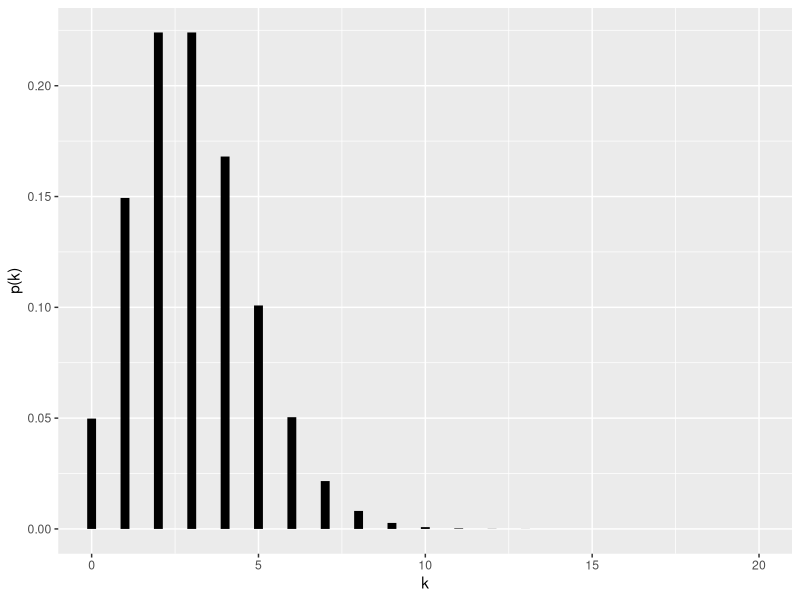
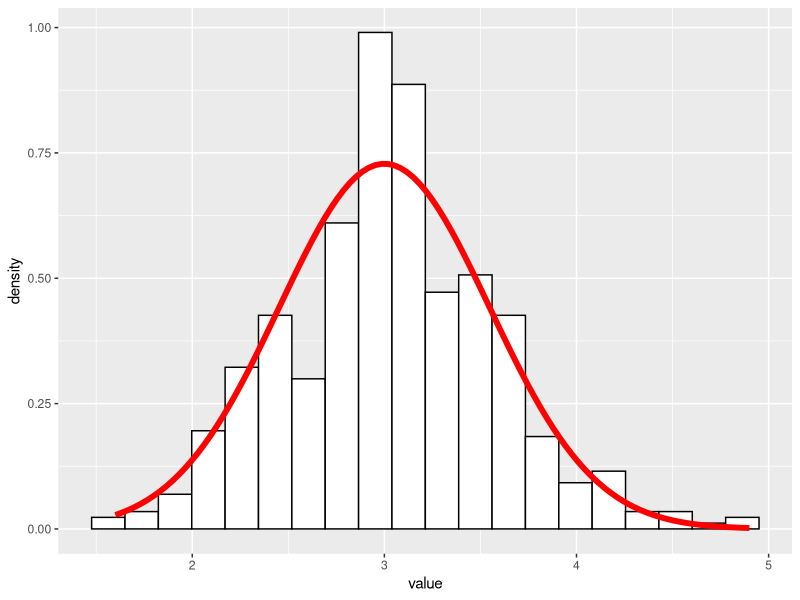
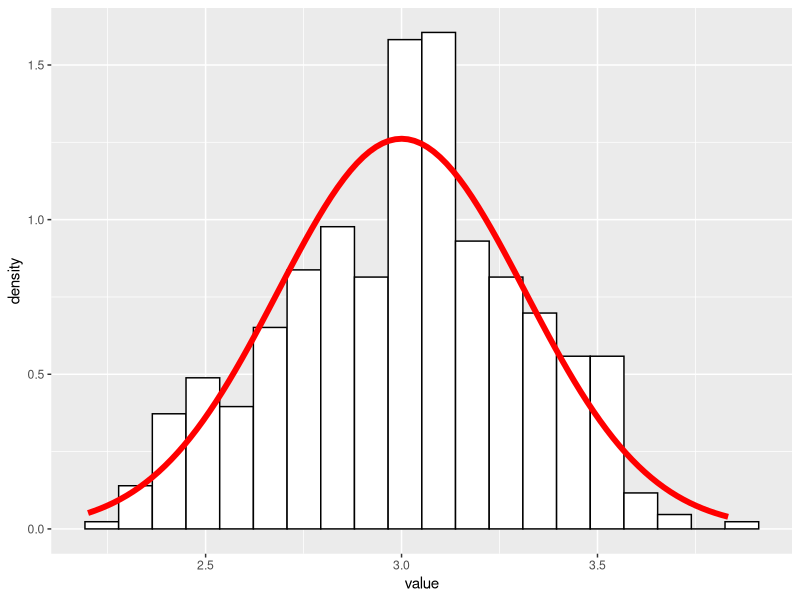
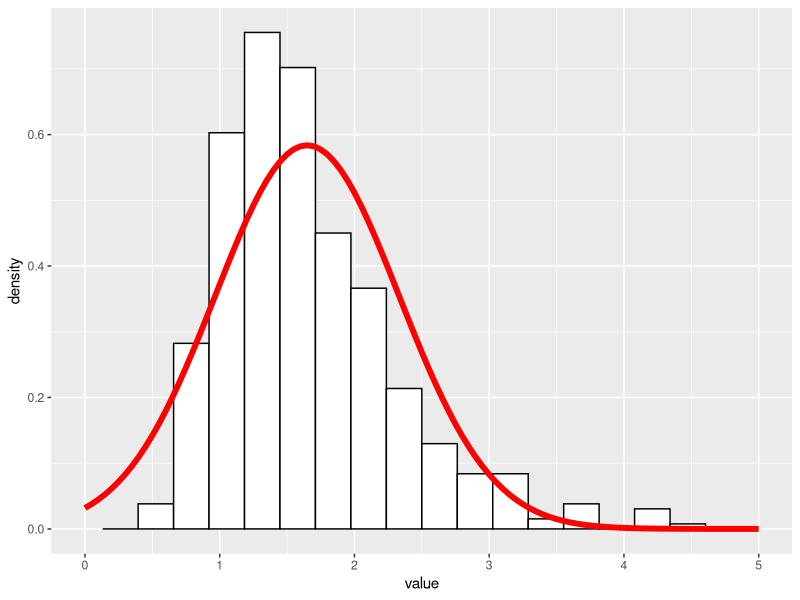
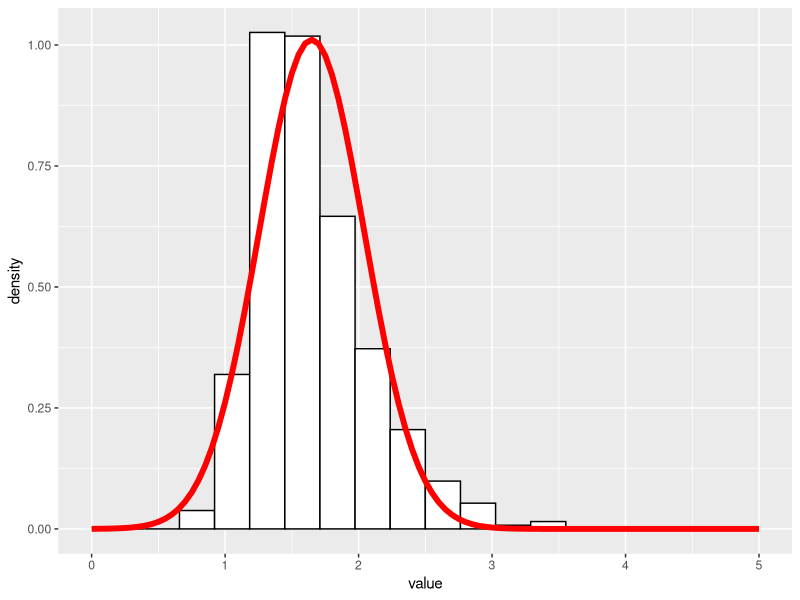
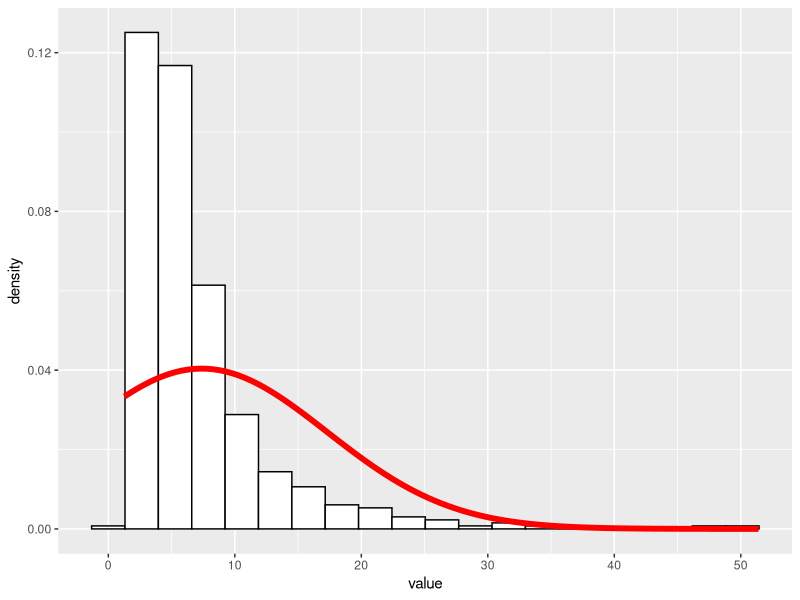
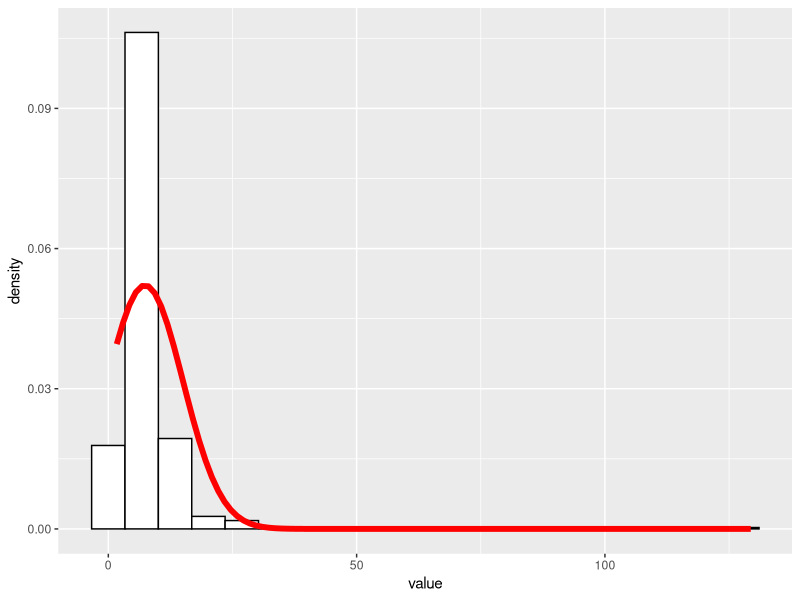
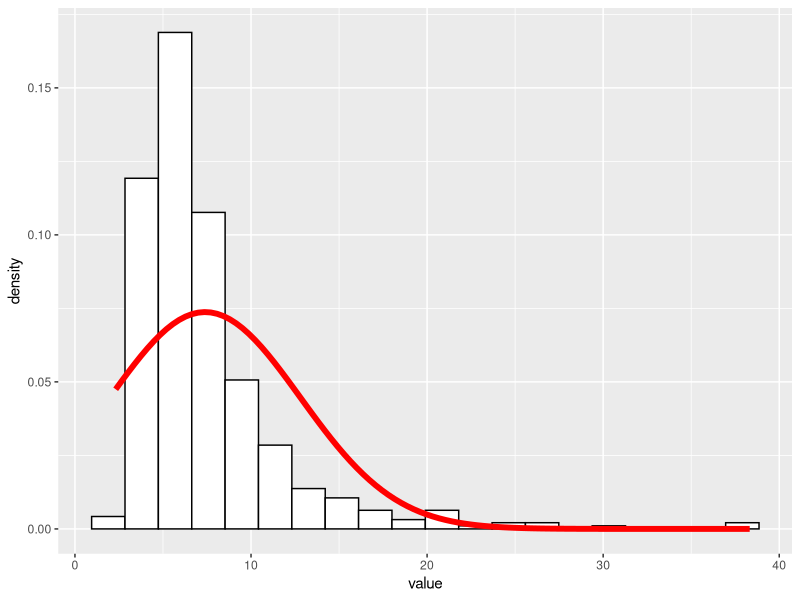

These figures' R source, in order:
## ---- chunk 1
library(tidyverse)
dat <- data.frame(k = 0:20, prob = dpois(0:20, 3))
p <- ggplot(dat, aes(x = k, y = prob))
p + geom_segment(aes(xend = k, yend = 0),size=3) + ylab('p(k)')
## ---- chunk 2
M<-500
n=10
x.bars<-data.frame(trial=seq(1,M),value=NA)
for(j in 1:M){
  data<-rpois(n,3)
  x.bars[j,]$value=mean(data)
}

x.bars %>% ggplot(aes(x=value))+ geom_histogram(aes(y =..density..),
                   colour = "black", 
                   fill = "white",bins=20)+
                    stat_function(fun = dnorm, args = list(mean = 3, sd = sqrt(3)/sqrt(n)),color="red",size=2)

## ---- chunk 3
M<-500
n=30
x.bars<-data.frame(trial=seq(1,M),value=NA)
for(j in 1:M){
  data<-rpois(n,3)
  x.bars[j,]$value=mean(data)
}

x.bars %>% ggplot(aes(x=value))+ geom_histogram(aes(y =..density..),
                   colour = "black", 
                   fill = "white",bins=20)+
                    stat_function(fun = dnorm, args = list(mean = 3, sd = sqrt(3)/sqrt(n)),color="red",size=2)

## ---- chunk 4
M<-500
n=10
mu=0
sd=1
x.bars<-data.frame(trial=seq(1,M),value=NA)
for(j in 1:M){
  data<-exp(rnorm(n,mu,sd))
  x.bars[j,]$value=mean(data)
}

mu.xbar=exp(mu+sd^2/2)
var=(exp(sd^2)-1)*exp(2*mu+sd^2)
x.bars %>% ggplot(aes(x=value))+ geom_histogram(aes(y =..density..),
                   colour = "black", 
                   fill = "white",bins=20)+
                    stat_function(fun = dnorm, args = list(mean = mu.xbar, sd=sqrt(var)/sqrt(n)),color="red",size=2)+
  xlim(0,5)
## ---- chunk 5
M<-500
n=30
mu=0
sd=1
x.bars<-data.frame(trial=seq(1,M),value=NA)
for(j in 1:M){
  data<-exp(rnorm(n,mu,sd))
  x.bars[j,]$value=mean(data)
}

mu.xbar=exp(mu+sd^2/2)
var=(exp(sd^2)-1)*exp(2*mu+sd^2)
x.bars %>% ggplot(aes(x=value))+ geom_histogram(aes(y =..density..),
                   colour = "black", 
                   fill = "white",bins=20)+
                    stat_function(fun = dnorm, args = list(mean = mu.xbar, sd=sqrt(var)/sqrt(n)),color="red",size=2)+
  xlim(0,5)
## ---- chunk 6
M<-500
n=30
mu=0
sd=2
x.bars<-data.frame(trial=seq(1,M),value=NA)
for(j in 1:M){
  data<-exp(rnorm(n,mu,sd))
  x.bars[j,]$value=mean(data)
}

mu.xbar=exp(mu+sd^2/2)
var=(exp(sd^2)-1)*exp(2*mu+sd^2)
x.bars %>% ggplot(aes(x=value))+ geom_histogram(aes(y =..density..),
                   colour = "black", 
                   fill = "white",bins=20)+
                    stat_function(fun = dnorm, args = list(mean = mu.xbar, sd=sqrt(var)/sqrt(n)),color="red",size=2)

## ---- chunk 7
M<-500
n=50
mu=0
sd=2
x.bars<-data.frame(trial=seq(1,M),value=NA)
for(j in 1:M){
  data<-exp(rnorm(n,mu,sd))
  x.bars[j,]$value=mean(data)
}

mu.xbar=exp(mu+sd^2/2)
var=(exp(sd^2)-1)*exp(2*mu+sd^2)
x.bars %>% ggplot(aes(x=value))+ geom_histogram(aes(y =..density..),
                   colour = "black", 
                   fill = "white",bins=20)+
                    stat_function(fun = dnorm, args = list(mean = mu.xbar, sd=sqrt(var)/sqrt(n)),color="red",size=2)

## ---- chunk 8
M<-500
n=100
mu=0
sd=2
x.bars<-data.frame(trial=seq(1,M),value=NA)
for(j in 1:M){
  data<-exp(rnorm(n,mu,sd))
  x.bars[j,]$value=mean(data)
}

mu.xbar=exp(mu+sd^2/2)
var=(exp(sd^2)-1)*exp(2*mu+sd^2)
x.bars %>% ggplot(aes(x=value))+ geom_histogram(aes(y =..density..),
                   colour = "black", 
                   fill = "white",bins=20)+
                    stat_function(fun = dnorm, args = list(mean = mu.xbar, sd=sqrt(var)/sqrt(n)),color="red",size=2)

